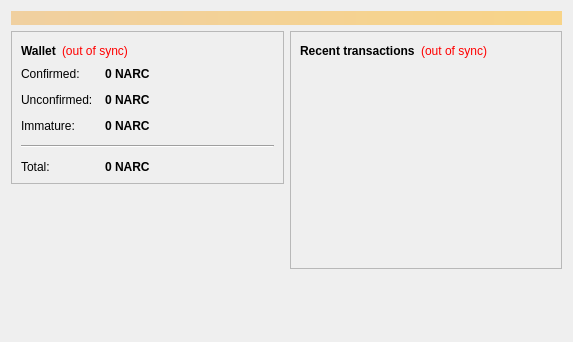
<?xml version="1.0" encoding="UTF-8"?>
<ui version="4.0">
 <class>OverviewPage</class>
 <widget class="QWidget" name="OverviewPage">
  <property name="geometry">
   <rect>
    <x>0</x>
    <y>0</y>
    <width>573</width>
    <height>342</height>
   </rect>
  </property>
  <property name="windowTitle">
   <string>Form</string>
  </property>
  <layout class="QVBoxLayout" name="topLayout">
   <item>
    <widget class="QLabel" name="labelAlerts">
     <property name="visible">
      <bool>false</bool>
     </property>
     <property name="styleSheet">
      <string notr="true">background-color: qlineargradient(x1: 0, y1: 0, x2: 1, y2: 0, stop:0 #F0D0A0, stop:1 #F8D488); color:#000000;</string>
     </property>
     <property name="wordWrap">
      <bool>true</bool>
     </property>
     <property name="margin">
      <number>3</number>
     </property>
    </widget>
   </item>
   <item>
    <layout class="QHBoxLayout" name="horizontalLayout" stretch="1,1">
     <item>
      <layout class="QVBoxLayout" name="verticalLayout_2">
       <item>
        <widget class="QFrame" name="frame">
         <property name="frameShape">
          <enum>QFrame::StyledPanel</enum>
         </property>
         <property name="frameShadow">
          <enum>QFrame::Raised</enum>
         </property>
         <layout class="QVBoxLayout" name="verticalLayout_4">
          <item>
           <layout class="QHBoxLayout" name="horizontalLayout_4">
            <item>
             <widget class="QLabel" name="label_5">
              <property name="font">
               <font>
                <weight>75</weight>
                <bold>true</bold>
               </font>
              </property>
              <property name="text">
               <string>Wallet</string>
              </property>
             </widget>
            </item>
            <item>
             <widget class="QLabel" name="labelWalletStatus">
              <property name="toolTip">
               <string>The displayed information may be out of date. Your wallet automatically synchronizes with the Narcanisum network after a connection is established, but this process has not completed yet.</string>
              </property>
              <property name="styleSheet">
               <string notr="true">QLabel { color: red; }</string>
              </property>
              <property name="text">
               <string notr="true">(out of sync)</string>
              </property>
              <property name="alignment">
               <set>Qt::AlignLeading|Qt::AlignLeft|Qt::AlignVCenter</set>
              </property>
             </widget>
            </item>
            <item>
             <spacer name="horizontalSpacer_2">
              <property name="orientation">
               <enum>Qt::Horizontal</enum>
              </property>
              <property name="sizeHint" stdset="0">
               <size>
                <width>40</width>
                <height>20</height>
               </size>
              </property>
             </spacer>
            </item>
           </layout>
          </item>
          <item>
           <layout class="QFormLayout" name="formLayout_2">
            <property name="fieldGrowthPolicy">
             <enum>QFormLayout::AllNonFixedFieldsGrow</enum>
            </property>
            <property name="horizontalSpacing">
             <number>12</number>
            </property>
            <property name="verticalSpacing">
             <number>12</number>
            </property>
            <item row="0" column="0">
             <widget class="QLabel" name="label">
              <property name="text">
               <string>Confirmed:</string>
              </property>
             </widget>
            </item>
            <item row="0" column="1">
             <widget class="QLabel" name="labelBalance">
              <property name="font">
               <font>
                <weight>75</weight>
                <bold>true</bold>
               </font>
              </property>
              <property name="cursor">
               <cursorShape>IBeamCursor</cursorShape>
              </property>
              <property name="toolTip">
               <string>Your current spendable balance</string>
              </property>
              <property name="text">
               <string notr="true">0 NARC</string>
              </property>
              <property name="textInteractionFlags">
               <set>Qt::LinksAccessibleByMouse|Qt::TextSelectableByKeyboard|Qt::TextSelectableByMouse</set>
              </property>
             </widget>
            </item>
            <item row="1" column="0">
             <widget class="QLabel" name="label_3">
              <property name="text">
               <string>Unconfirmed:</string>
              </property>
             </widget>
            </item>
            <item row="1" column="1">
             <widget class="QLabel" name="labelUnconfirmed">
              <property name="font">
               <font>
                <weight>75</weight>
                <bold>true</bold>
               </font>
              </property>
              <property name="cursor">
               <cursorShape>IBeamCursor</cursorShape>
              </property>
              <property name="toolTip">
               <string>Total of transactions that have yet to be confirmed, and do not yet count toward the spendable balance</string>
              </property>
              <property name="text">
               <string notr="true">0 NARC</string>
              </property>
              <property name="textInteractionFlags">
               <set>Qt::LinksAccessibleByMouse|Qt::TextSelectableByKeyboard|Qt::TextSelectableByMouse</set>
              </property>
             </widget>
            </item>
            <item row="2" column="0">
             <widget class="QLabel" name="labelImmatureText">
              <property name="text">
               <string>Immature:</string>
              </property>
             </widget>
            </item>
            <item row="2" column="1">
             <widget class="QLabel" name="labelImmature">
              <property name="font">
               <font>
                <weight>75</weight>
                <bold>true</bold>
               </font>
              </property>
              <property name="toolTip">
               <string>Mined balance that has not yet matured</string>
              </property>
              <property name="text">
               <string notr="true">0 NARC</string>
              </property>
              <property name="textInteractionFlags">
               <set>Qt::LinksAccessibleByMouse|Qt::TextSelectableByKeyboard|Qt::TextSelectableByMouse</set>
              </property>
             </widget>
            </item>
            <item row="4" column="0">
             <widget class="QLabel" name="labelTotalText">
              <property name="text">
               <string>Total:</string>
              </property>
             </widget>
            </item>
            <item row="4" column="1">
             <widget class="QLabel" name="labelTotal">
              <property name="font">
               <font>
                <weight>75</weight>
                <bold>true</bold>
               </font>
              </property>
              <property name="cursor">
               <cursorShape>IBeamCursor</cursorShape>
              </property>
              <property name="toolTip">
               <string>Your current total balance</string>
              </property>
              <property name="text">
               <string notr="true">0 NARC</string>
              </property>
              <property name="textInteractionFlags">
               <set>Qt::LinksAccessibleByMouse|Qt::TextSelectableByKeyboard|Qt::TextSelectableByMouse</set>
              </property>
             </widget>
            </item>
            <item row="3" column="0" colspan="2">
             <widget class="Line" name="line">
              <property name="orientation">
               <enum>Qt::Horizontal</enum>
              </property>
             </widget>
            </item>
           </layout>
          </item>
         </layout>
        </widget>
       </item>
       <item>
        <spacer name="verticalSpacer">
         <property name="orientation">
          <enum>Qt::Vertical</enum>
         </property>
         <property name="sizeHint" stdset="0">
          <size>
           <width>20</width>
           <height>40</height>
          </size>
         </property>
        </spacer>
       </item>
      </layout>
     </item>
     <item>
      <layout class="QVBoxLayout" name="verticalLayout_3">
       <item>
        <widget class="QFrame" name="frame_2">
         <property name="frameShape">
          <enum>QFrame::StyledPanel</enum>
         </property>
         <property name="frameShadow">
          <enum>QFrame::Raised</enum>
         </property>
         <layout class="QVBoxLayout" name="verticalLayout">
          <item>
           <layout class="QHBoxLayout" name="horizontalLayout_2">
            <item>
             <widget class="QLabel" name="label_4">
              <property name="text">
               <string>&lt;b&gt;Recent transactions&lt;/b&gt;</string>
              </property>
             </widget>
            </item>
            <item>
             <widget class="QLabel" name="labelTransactionsStatus">
              <property name="toolTip">
               <string>The displayed information may be out of date. Your wallet automatically synchronizes with the Narcanisum network after a connection is established, but this process has not completed yet.</string>
              </property>
              <property name="styleSheet">
               <string notr="true">QLabel { color: red; }</string>
              </property>
              <property name="text">
               <string notr="true">(out of sync)</string>
              </property>
              <property name="alignment">
               <set>Qt::AlignRight|Qt::AlignTrailing|Qt::AlignVCenter</set>
              </property>
             </widget>
            </item>
            <item>
             <spacer name="horizontalSpacer">
              <property name="orientation">
               <enum>Qt::Horizontal</enum>
              </property>
              <property name="sizeHint" stdset="0">
               <size>
                <width>40</width>
                <height>20</height>
               </size>
              </property>
             </spacer>
            </item>
           </layout>
          </item>
          <item>
           <widget class="QListView" name="listTransactions">
            <property name="styleSheet">
             <string notr="true">QListView { background: transparent; }</string>
            </property>
            <property name="frameShape">
             <enum>QFrame::NoFrame</enum>
            </property>
            <property name="verticalScrollBarPolicy">
             <enum>Qt::ScrollBarAlwaysOff</enum>
            </property>
            <property name="horizontalScrollBarPolicy">
             <enum>Qt::ScrollBarAlwaysOff</enum>
            </property>
            <property name="selectionMode">
             <enum>QAbstractItemView::NoSelection</enum>
            </property>
           </widget>
          </item>
         </layout>
        </widget>
       </item>
       <item>
        <spacer name="verticalSpacer_2">
         <property name="orientation">
          <enum>Qt::Vertical</enum>
         </property>
         <property name="sizeHint" stdset="0">
          <size>
           <width>20</width>
           <height>40</height>
          </size>
         </property>
        </spacer>
       </item>
      </layout>
     </item>
    </layout>
   </item>
  </layout>
 </widget>
 <resources/>
 <connections/>
</ui>
